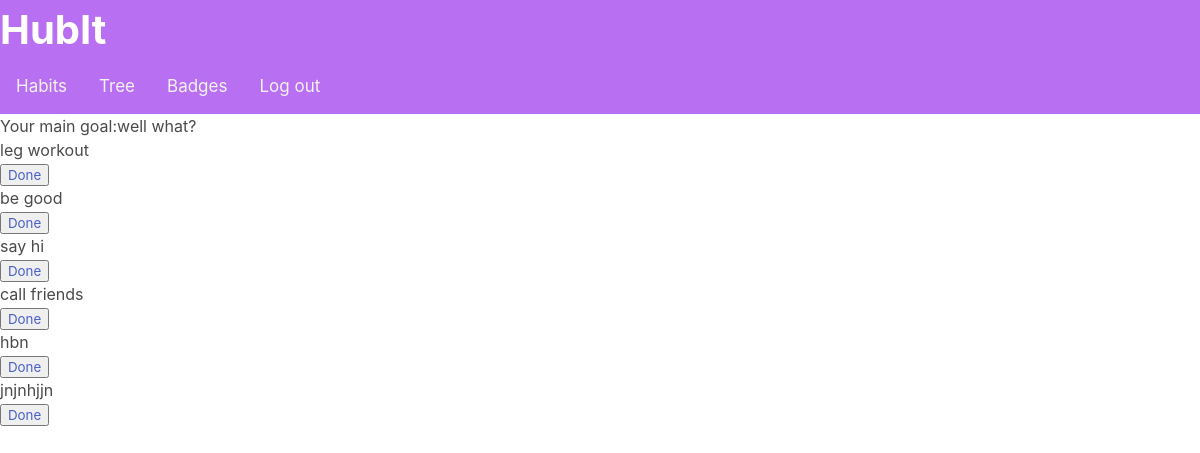
The page /tree (signed in) on the database as committed earlier.
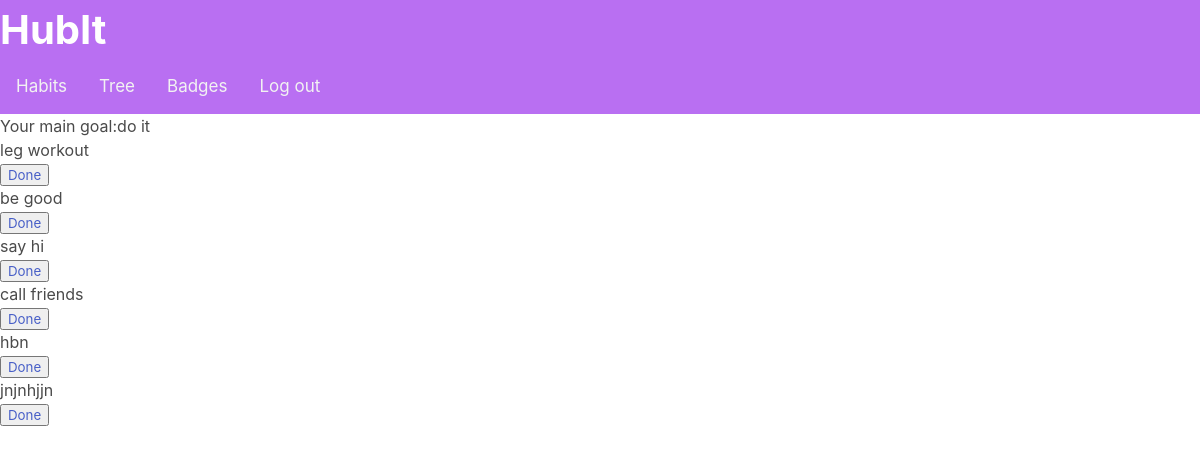
The same page on the database as committed later.
### app.py (models this page shows, shortened)
class Big_goal(db.Model):
    id = db.Column(db.Integer, primary_key = True, autoincrement = True )
    user_id = db.Column(db.Integer)
    goal = db.Column(db.String(1000), nullable = False)
    date_added = db.Column(db.DateTime, default=datetime.now())
    def __repr__(self):
        return "<Goal %r>" % self.goal

class Action(db.Model):
    id = db.Column(db.Integer, primary_key=True, autoincrement=True)
    habit_id = db.Column(db.Integer)
    week = db.Column(db.Integer)
    day = db.Column(db.Integer)
    name = db.Column(db.String(1000), nullable=False)

### app.py (the view)
@app.route('/tree', methods = ['POST', 'GET'])
@login_required
def tree():
    db_week_action = Action.query.order_by(Action.id).all()
    goal = Big_goal.query.order_by(Big_goal.date_added.desc()).first()
    print(f"retrieved your goal {goal}")
    return render_template("tree.html", goal=goal.goal, db_week_action=db_week_action)

### app.py (called while the page is built)
@login_manager.user_loader
def load_user(user_id):
    return User.query.get(int(user_id))

def login_required(f):
    @wraps(f)
    def decorated_function(*args, **kwargs):
        if session.get("email") is None:
            return redirect(url_for('login'))
        return f(*args, **kwargs)
    return decorated_function

### templates/tree.html (shortened to what this page needs)
{% extends "layout.html" %}
{% block header%}
<h2>Your main goal:{{ goal }}</h2>
<link rel="stylesheet" href="https://cdn.jsdelivr.net/npm/bulma@0.9.3/css/bulma.min.css">
{%for action in db_week_action%}
<section>
    <div>
        {% if action.completed == true %}
        <p id = '{{ action.id }}' src="img_logo.gif" draggable="true" ondragstart="drag(event)" width="336" height="69"><s>{{action.name}}</s></p>
        <button class="btn-outline-danger"><a class="todo" href="{{ url_for("change_status", action_id=action.id) }}">Undo</a></button>
        {% else %}
        <p id = '{{ action.id }}' src="img_logo.gif" draggable="true" ondragstart="drag(event)" width="336" height="69">{{action.name}}</p>
        <button class="btn-outline-danger"><a class="todo" href="{{ url_for("change_status", action_id=action.id) }}">Done</a></button>
        {% endif %}
    </div>
</section>
{%endfor%}
{% endblock %}

### templates/layout.html (shortened to what this page needs)
<!DOCTYPE html>
<html>
<div class="topnav">
    <header>
      <div class="head1">HubIt</div></header>
    <div>
    <body  >
  <a href="{{ url_for('habits')}}">Habits</a>
  <a href="{{ url_for('tree')}}">Tree</a>
  <a href="{{ url_for('badges')}}">Badges</a>
  <a href="{{ url_for('logout')}}">Log out</a>
    </body>
  </div>
</div>
</html>
{% block header%}
{% endblock %}
  </head>
</html>

### templates/layout.html (style rules this page uses)
.head1 { font-size:40px; color:#ffffff; font-weight:bold; background-color: #B96FF2; text-align: left; text-font: Inter; }
body { font-family: verdana; font-size: 15px; }
.topnav { overflow: hidden; background-color: #B96FF2; }
.topnav a { float: left; color: #f2f2f2; text-align: center; padding: 14px 16px; text-decoration: none; font-size: 17px; }

Rows that differ between the two databases and show on the page:
no longer on this page (row unchanged): Big_goal: goal "well what?"
added Big_goal: goal "do it"
